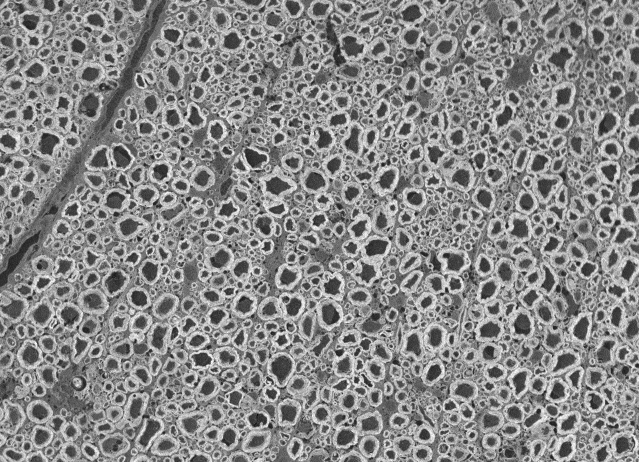
#> input picture data/reference/axondeepseg_sem/sub-rat1_sample-data1.png, 1278 x 924 px (shown at 1/2 size); its folder holds only this picture in this run
$ python reference_run.py
#> lines starting #> are read from the running program, lines starting #| are printed output that depends on the picture
import cv2, numpy as np, glob, os
from scipy.ndimage import label
from gratio import segment
from gratio.reference import AXON, MYELIN
OUT='outputs/reference_run'; os.makedirs(OUT,exist_ok=True)
# small-axon, inverted-SEM settings
CFG=dict(myelin_percentile=45, myelin_fill_percentile=55, close_fiber=5, myelin_close=5,
         speckle_min=10, min_axon_frac=0.00006, max_axon_frac=0.03, min_solidity=0.80,
         touch_dilate=3, myelin_band=0.7, smooth_frac=0.2, smooth_max_px=7, bright_margin=-40)
def overlay(gray,axon,myel):
    vis=cv2.cvtColor(gray,cv2.COLOR_GRAY2BGR); f=vis.copy()
    f[myel>0]=(40,40,210); f[axon>0]=(230,180,0); p=(myel>0)|(axon>0)
    vis[p]=(0.5*f[p]+0.5*vis[p]).astype(np.uint8); return vis
def band(im,t):
    b=np.full((30,im.shape[1],3),20,np.uint8); cv2.putText(b,t,(6,21),cv2.FONT_HERSHEY_SIMPLEX,0.6,(255,255,255),2); return np.vstack([b,im])
rows_summary=[]
for p in sorted(glob.glob('data/reference/axondeepseg_sem/*.png')):
    if '_mask' in p: continue
    stem=os.path.basename(p)[:-4]
    g=cv2.imread(p,0); inv=255-g   # SEM polarity: myelin bright -> dark
#> further down, g is the input picture: shape (924, 1278); min 0, max 255, mean 136.6
#> after `inv = 255 - g`:
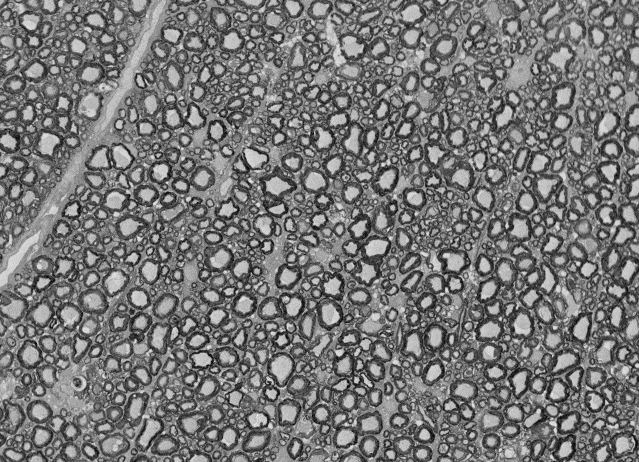
#> inv: shape (924, 1278) (shown at 1/2 size); min 0, max 255, mean 118.4
#> (the run stopped early here; a loop or call above may not have finished)

$ run again, on data/reference/axondeepseg_sem/sub-rat6_sample-data15.png
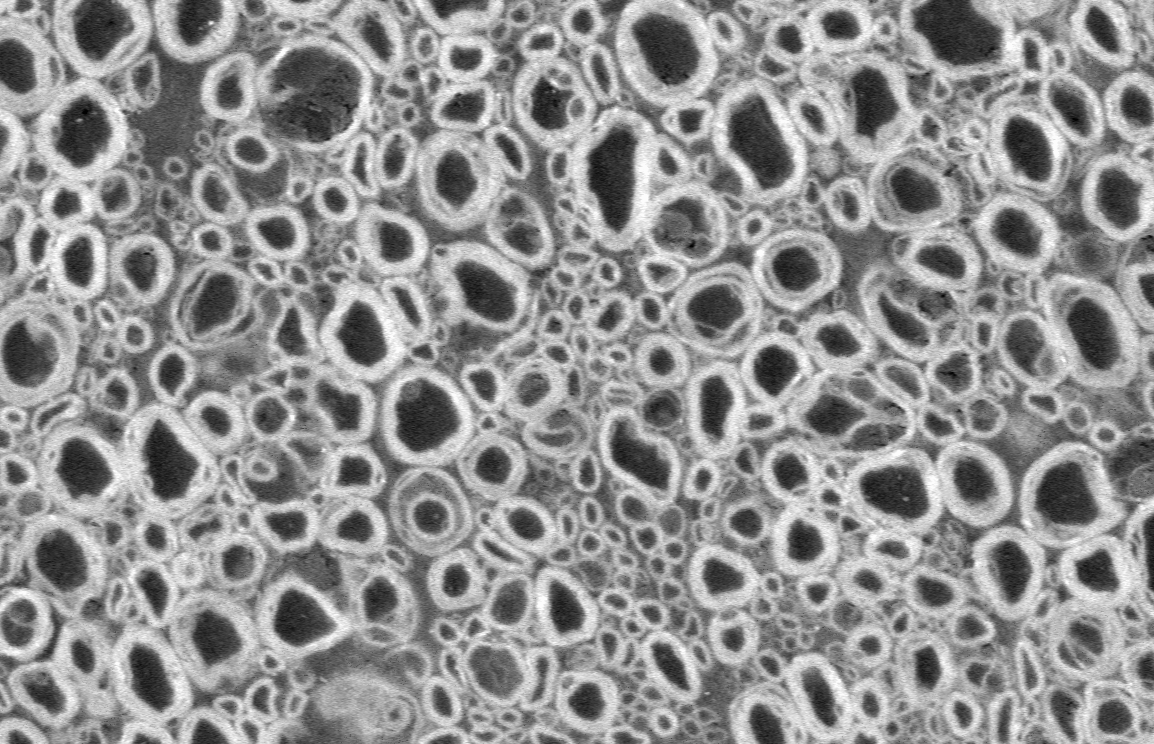
#> input picture data/reference/axondeepseg_sem/sub-rat6_sample-data15.png, 1154 x 744 px
#> g is the input picture: shape (744, 1154); min 2, max 252, mean 144.9
#> `inv = 255 - g`:
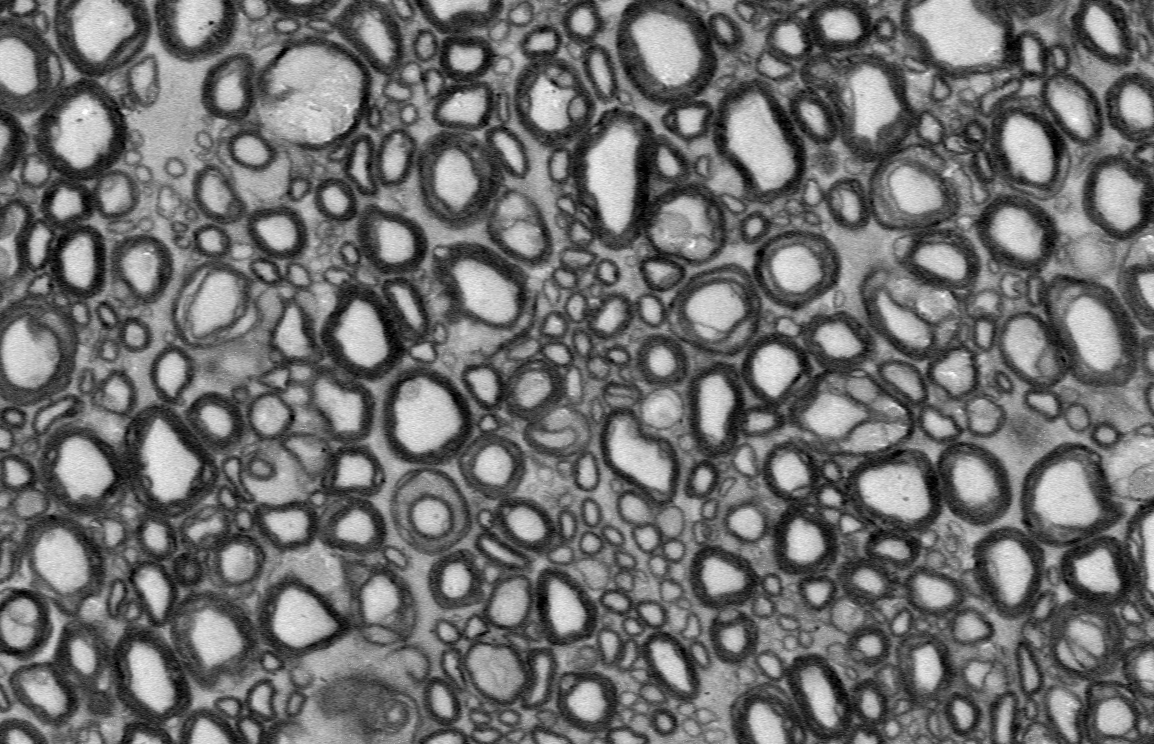
#> inv: shape (744, 1154); min 3, max 253, mean 110.1

$ run again, on data/reference/axondeepseg_sem/sub-rat2_sample-data5.png
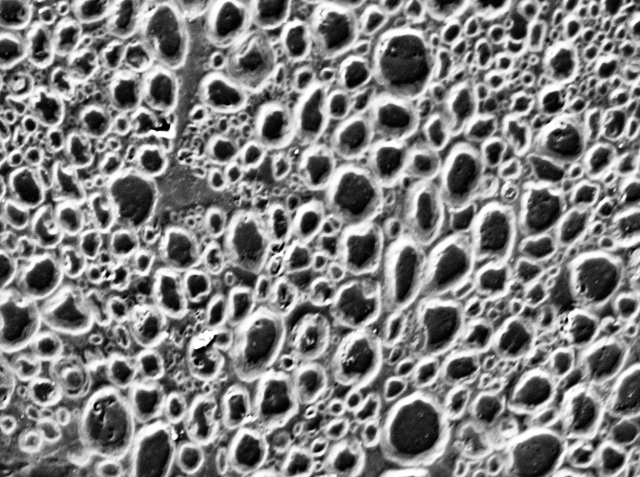
#> input picture data/reference/axondeepseg_sem/sub-rat2_sample-data5.png, 1280 x 954 px (shown at 1/2 size)
#> g is the input picture: shape (954, 1280); min 0, max 255, mean 127.8
#> `inv = 255 - g`:
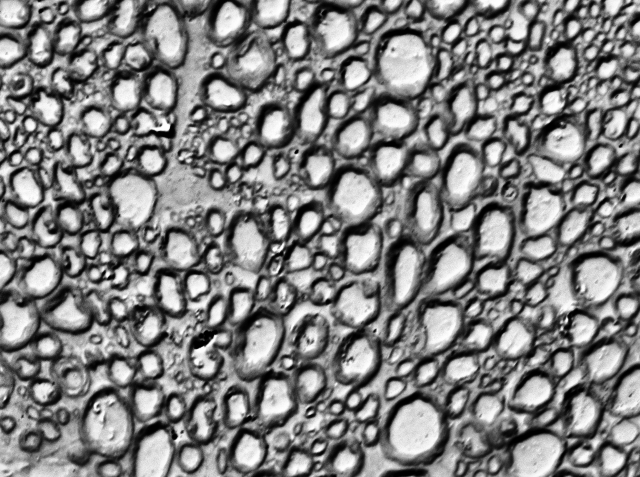
#> inv: shape (954, 1280) (shown at 1/2 size); min 0, max 255, mean 127.2

$ run again, on data/reference/axondeepseg_sem/sub-rat3_sample-data9.png
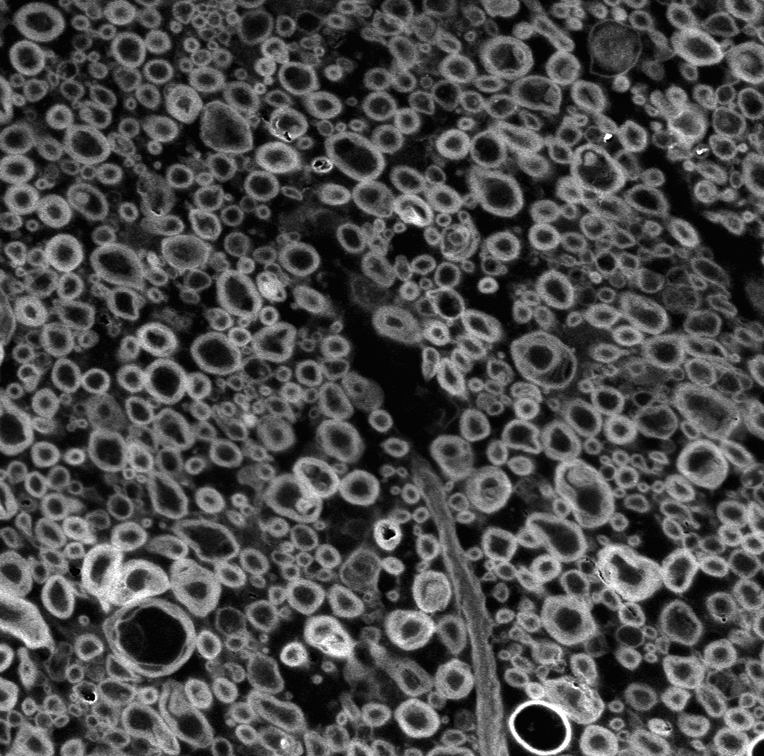
#> input picture data/reference/axondeepseg_sem/sub-rat3_sample-data9.png, 764 x 756 px
#> g is the input picture: shape (756, 764); min 0, max 255, mean 76.1
#> `inv = 255 - g`:
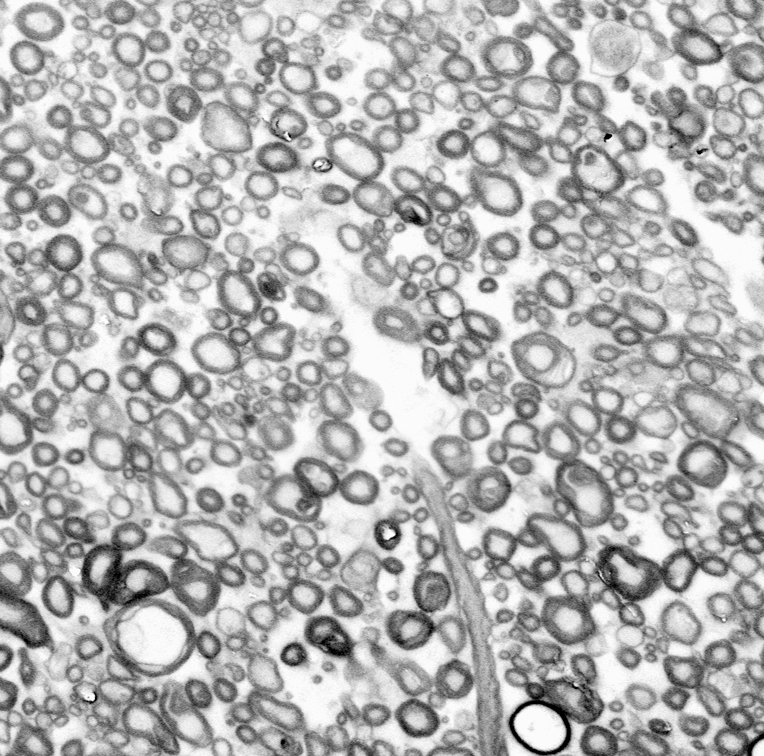
#> inv: shape (756, 764); min 0, max 255, mean 178.9

$ run again, on data/reference/axondeepseg_sem/sub-rat4_sample-data12.png
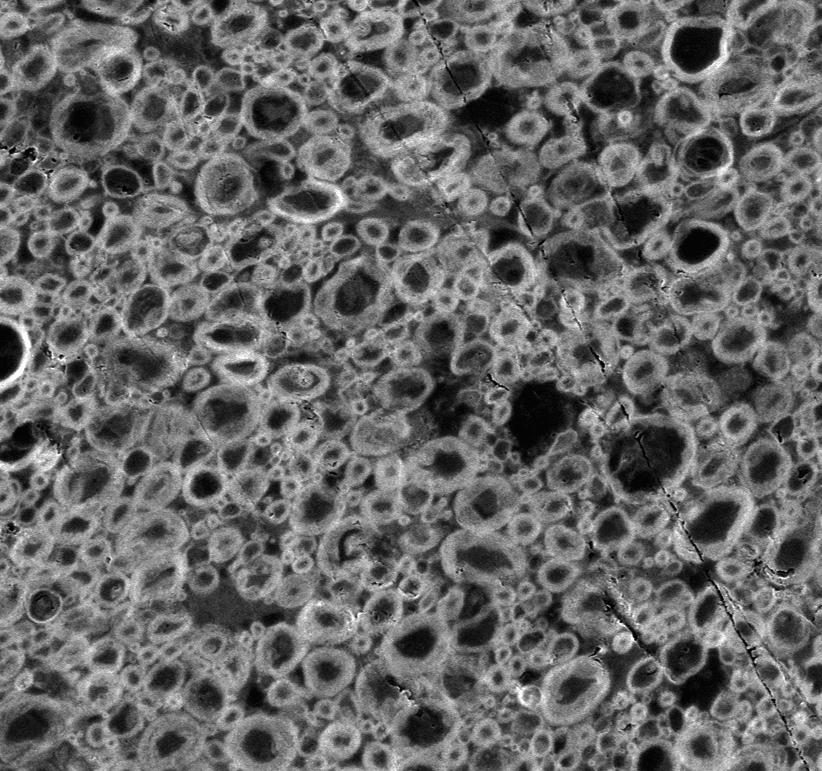
#> input picture data/reference/axondeepseg_sem/sub-rat4_sample-data12.png, 822 x 771 px
#> g is the input picture: shape (771, 822); min 0, max 255, mean 102.6
#> `inv = 255 - g`:
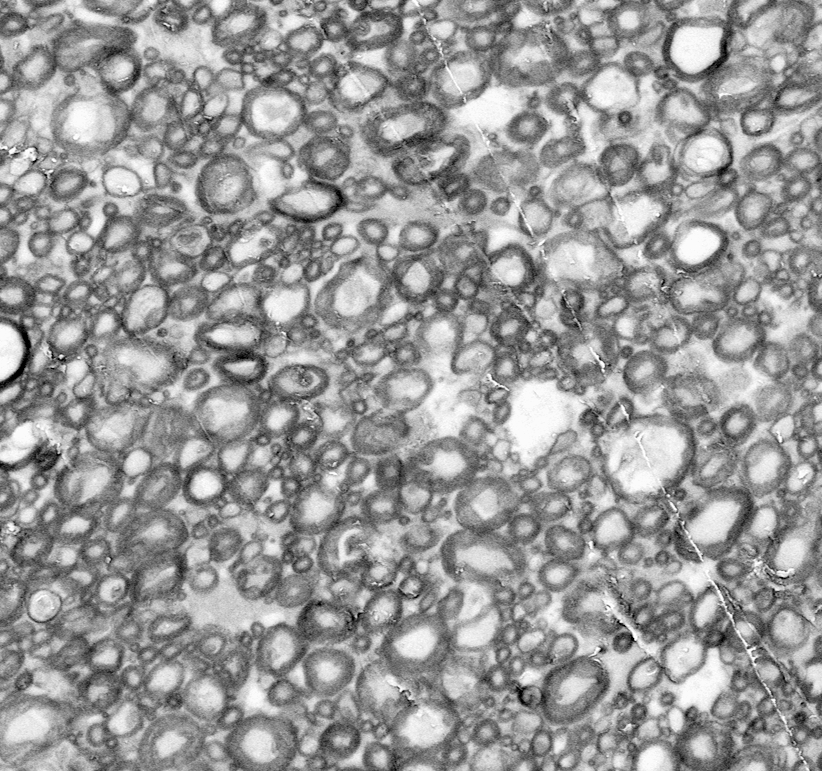
#> inv: shape (771, 822); min 0, max 255, mean 152.4
